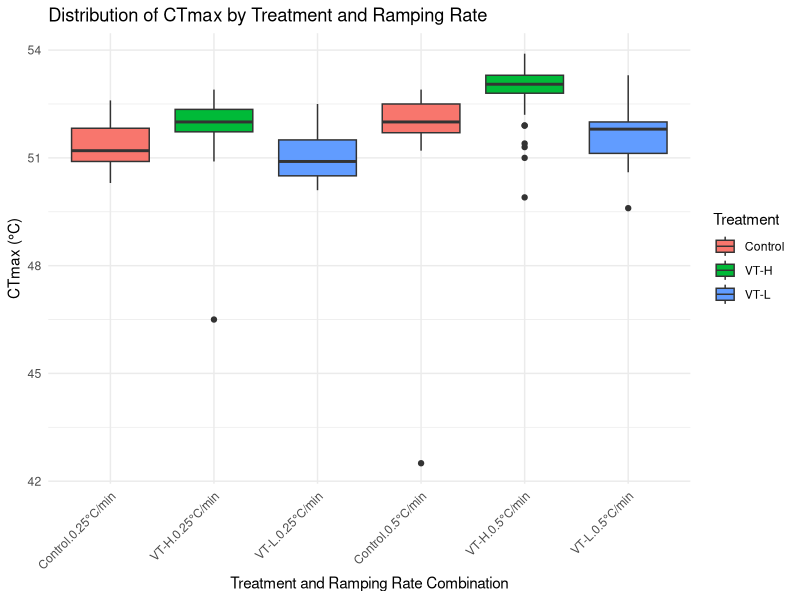

R code for this plot: (Note: this script raises an error after producing the figure.)
library(tidyverse)
library(readxl)
installed.packages("car")
library(car)
CTmax <- read_excel("STAT 305 Statistical Computing/CTmax_data.xlsx")
CTmax$Ramping_Rate <- as.factor(CTmax$Ramping_Rate)
CTmax$Treatment <- as.factor(CTmax$Treatment)
str(CTmax)

summary_stats <- CTmax %>%
  group_by(Treatment, Ramping_Rate) %>%
  summarise(
    Min = min(CTmax, na.rm = TRUE),
    Q1 = quantile(CTmax, 0.25, na.rm = TRUE),
    Median = median(CTmax, na.rm = TRUE),
    Q3 = quantile(CTmax, 0.75, na.rm = TRUE),
    Max = max(CTmax, na.rm = TRUE),
    Mean = mean(CTmax, na.rm = TRUE),
    SD = sd(CTmax, na.rm = TRUE),
    IQR = Q3-Q1,
    Range = Max-Min
  )

summary_stats

ggplot(CTmax, aes(x = interaction(Treatment, Ramping_Rate), y = CTmax, fill = Treatment)) +
  geom_boxplot() +
  labs(title = "Distribution of CTmax by Treatment and Ramping Rate",
       x = "Treatment and Ramping Rate Combination",
       y = "CTmax (°C)") +
  theme_minimal() +
  theme(axis.text.x = element_text(angle = 45, hjust = 1)) 




anova_result <- aov(CTmax ~ Treatment * Ramping_Rate, data = CTmax)
summary(anova_result)

shapiro_test <- shapiro.test(residuals(anova_result))
shapiro_test

levene_Test <- leveneTest(CTmax ~ Treatment * Ramping_Rate, data = CTmax)
levene_Test
#
#

CTmax$CTmax_log <- log(CTmax$CTmax)
anova_result_log <- aov(CTmax_log ~ Treatment * Ramping_Rate, data = CTmax)
shapiro_test_log <- shapiro.test(residuals(anova_result_log))
shapiro_test_log

kruskal_test <- kruskal.test(CTmax ~ Treatment + Ramping_Rate, data = CTmax)

kruskal_test
#
#
#
#

kruskal_test_treatment <- kruskal.test(CTmax ~ Treatment, data = CTmax)
kruskal_test_treatment

kruskal_test_ramping_rate <- kruskal.test(CTmax ~ Ramping_Rate, data = CTmax)
kruskal_test_ramping_rate

leveneTest(CTmax ~ Treatment * Ramping_Rate, data = CTmax)
